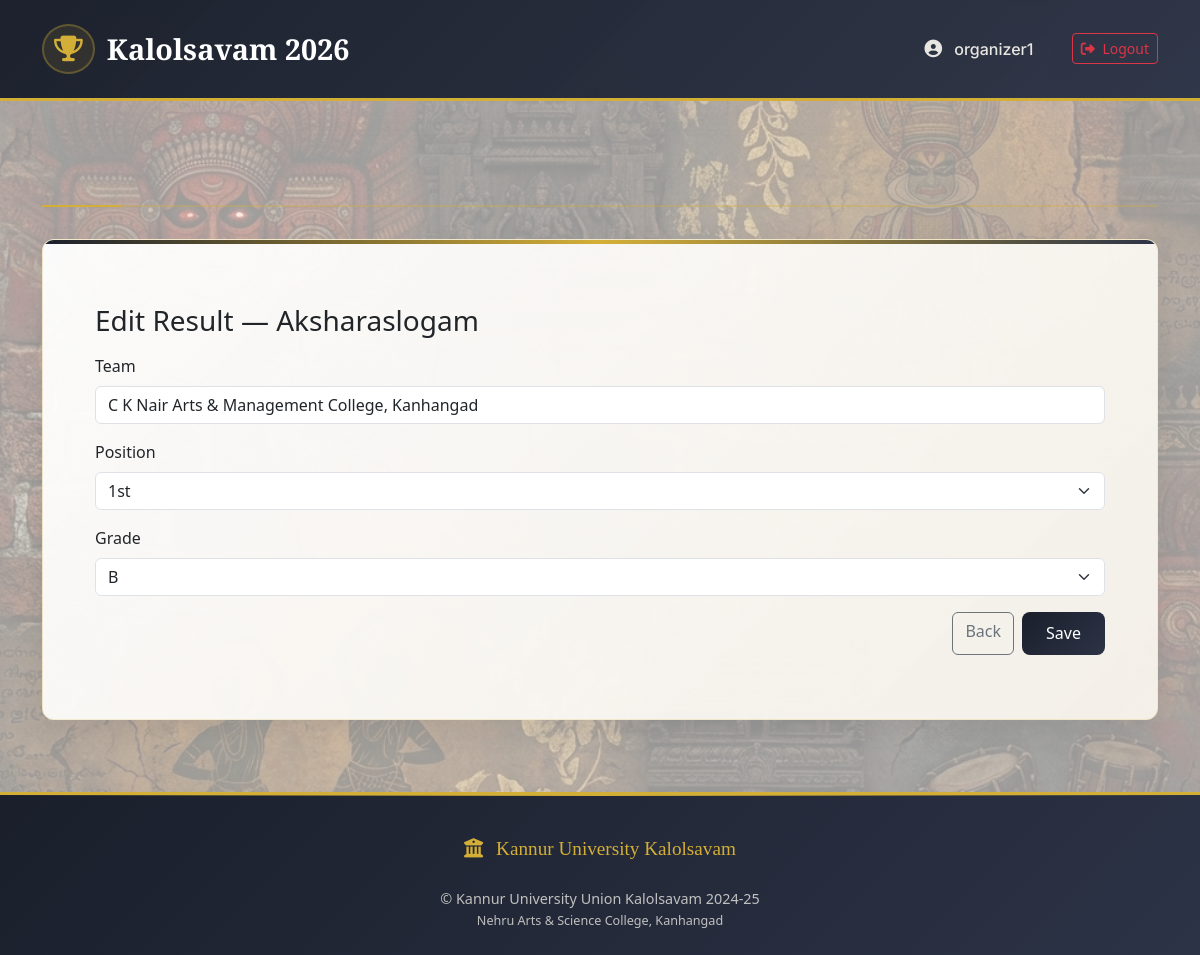
The app's page /organizer/results/edit/1/ (signed in), older data.
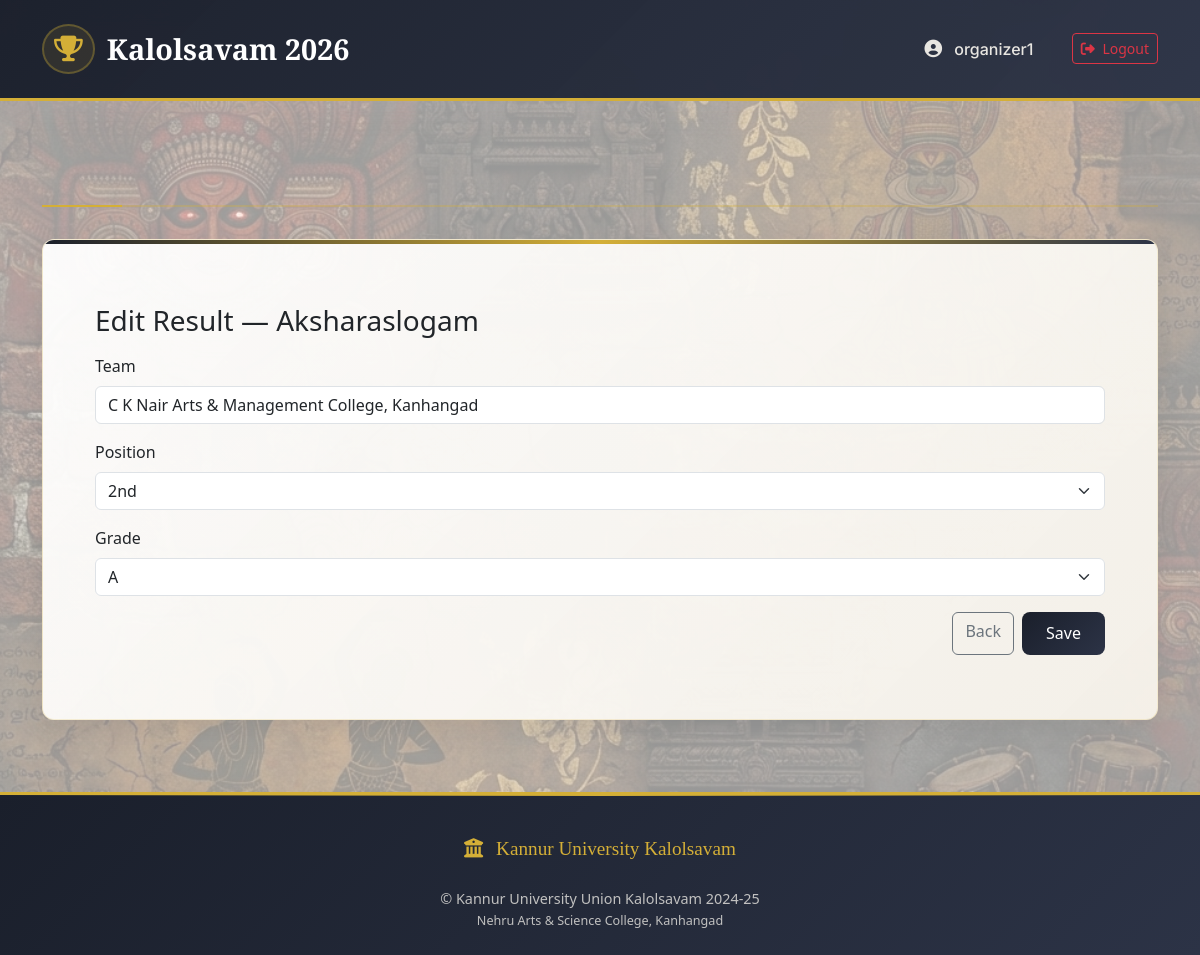
The same page, newer data.
### accounts/models.py (models this page shows, shortened)
class Result(models.Model):
    POSITION_CHOICES = [
        (1, "1st"),
        (2, "2nd"),
        (3, "3rd"),
    ]
    GRADE_CHOICES = [
        ("A", "A"),
        ("B", "B"),
        ("C", "C"),
        ("D", "D"),
        ("E", "E"),
    ]
    item = models.ForeignKey(Item, on_delete=models.CASCADE, related_name="results")
    team = models.ForeignKey(Team, on_delete=models.CASCADE, related_name="results")
    position = models.PositiveSmallIntegerField(choices=POSITION_CHOICES)
    grade = models.CharField(max_length=1, choices=GRADE_CHOICES, default="E")
    points = models.IntegerField(default=0)
    is_deleted = models.BooleanField(default=False)
    created_at = models.DateTimeField(default=now)
    class Meta:
        unique_together = ("item", "team")
        ordering = ["position", "-points"]

class Item(models.Model):
    name = models.CharField(max_length=255)
    numbers = models.PositiveIntegerField()
    category = models.CharField(max_length=255)
    max_participants = models.PositiveIntegerField(default=1)
    item_type = models.CharField(max_length=10, choices=[("single","single"),("group","group")])  # ← added

class Team(models.Model):
    college = models.ForeignKey(College, on_delete=models.CASCADE)
    item = models.ForeignKey(Item, on_delete=models.CASCADE)
    category = models.CharField(max_length=255)
    students = models.ManyToManyField(Student)
    created_at = models.DateTimeField(auto_now_add=True)

class College(models.Model):
    user = models.ForeignKey(   # 🔥 TEMP: NOT OneToOne
        settings.AUTH_USER_MODEL,
        on_delete=models.CASCADE,
        null=True,
        blank=True,
        related_name="colleges"
    )
    college_name = models.CharField(max_length=255)
    district = models.CharField(max_length=255)

### accounts/views.py (the view, shortened to what this page needs)
# urls.py: path("organizer/results/edit/<int:result_id>/", views.edit_result, name="edit_result"),
@never_cache
@login_required
def edit_result(request, result_id):
    result = get_object_or_404(Result, id=result_id)
    return render(request, "organizer/edit_result.html", {
        "result": result,
        "position_choices": Result.POSITION_CHOICES,   # ✅ FIX
        "grade_choices": [g[0] for g in Result.GRADE_CHOICES],  # ✅ FIX
    })

### accounts/templates/organizer/edit_result.html (shortened to what this page needs)
{% extends "base.html" %}
{% load custom_filters %}
{% block content %}
<div class="container py-4">
  <h3 class="mb-3">Edit Result — {{ result.item.name }}</h3>
  <form method="post">
    <div class="mb-3">
      <label class="form-label">Team</label>
      <input class="form-control" value="{{ result.team.college.college_name }}" readonly>
    </div>
    <div class="mb-3">
      <label class="form-label">Position</label>
      <select name="position" class="form-select">
        {% for v,label in position_choices %}
          <option value="{{ v }}" {% if result.position == v %}selected{% endif %}>{{ label }}</option>
        {% endfor %}
      </select>
    </div>
    <div class="mb-3">
      <label class="form-label">Grade</label>
      <select name="grade" class="form-select">
        {% for g in grade_choices %}
          <option value="{{ g }}" {% if result.grade == g %}selected{% endif %}>{{ g }}</option>
        {% endfor %}
      </select>
    </div>
    <div class="d-flex justify-content-end gap-2">
      <a href="{% url 'view_results' result.item.id %}" class="btn btn-outline-secondary">Back</a>
      <button class="btn btn-primary" type="submit">Save</button>
    </div>
  </form>
</div>
{% endblock %}

Row changes from the older to the newer data that the page shows:
changed Result "Aksharaslogam": position "1st" → "2nd"; grade "B" → "A"
